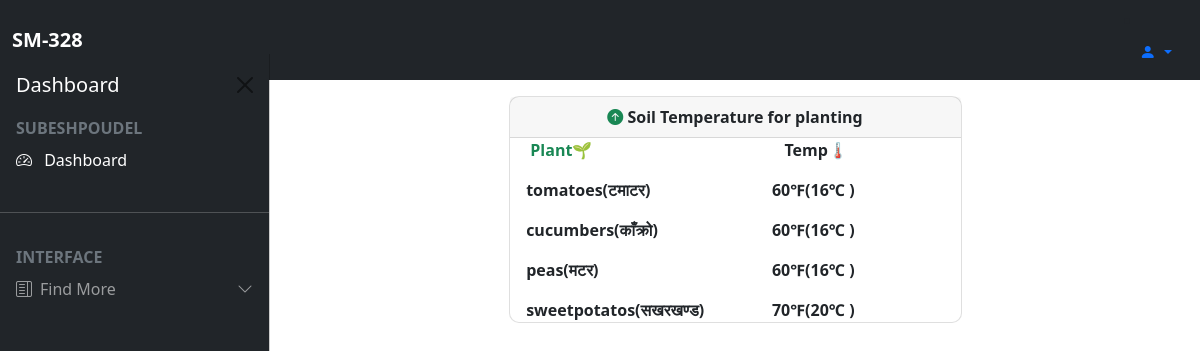
The page /soiltempdata/ (signed in) on the database its author committed.
### iotapp/models.py (models this page shows)
class CustomUser(AbstractUser):
    token=models.CharField(max_length=17)

class Vegetable(models.Model):
    tarkari = models.CharField(max_length=100)
    temperature = models.CharField(max_length=10)

### iotapp/views.py (the view)
# urls.py: path('soiltempdata/',views.soiltempdata,name='soiltempdata'),
def soiltempdata(request):
    vegetables = Vegetable.objects.all()
    return render(request,"soiltemperature.html",{'vegetables': vegetables})

### templates/soiltemperature.html
{% extends "base.html" %}
{% load static %}
{% block content %}
{% if user.is_authenticated %}
<main class="mt-5 pt-5">
    <div class="row justify-content-center">
        <div class="col-md-6 mb-3">
        <div class="card custom-rounded-card mb-4">
        <div class="card-header text-center fw-bold">
          <strong><i class="bi bi-arrow-up-circle-fill text-success"></strong></i>&nbsp;Soil Temperature for planting
        </div>
        <div class="row">
          <div class="col-6 text-right">
              <p class="card-text fw-bold text-success ml-4">&nbsp; &nbsp;&nbsp;&nbsp;Plant🌱</p>
              {% for vegetable in vegetables %}
              <p class="card-text fw-bold">&nbsp; &nbsp;&nbsp;{{ vegetable.tarkari }}</p>
              {% endfor %}
          </div>
          <div class="col-6 text-left">
            <p class="card-text fw-bold text-right">&nbsp; &nbsp;&nbsp; &nbsp;&nbsp; &nbsp;Temp🌡</p>
            {% for vegetable in vegetables %}
            <p class="card-text fw-bold">&nbsp; &nbsp;&nbsp; &nbsp;{{ vegetable.temperature }}</p>
            {% endfor %}
          </div>
      </div>
      </div>
      </div>
      </div>
</main>
{% endif %}
{% endblock %}

### templates/base.html (shortened to what this page needs)
{% load static %}
<!DOCTYPE html>
<html lang="en">
<head>
<link href="https://cdn.jsdelivr.net/npm/bootstrap@5.0.2/dist/css/bootstrap.min.css" rel="stylesheet">
<link rel="stylesheet" type="text/css" href="{% static '/css/style.css' %}">
<link rel="stylesheet" href="https://cdn.jsdelivr.net/npm/bootstrap-icons@1.10.3/font/bootstrap-icons.css">
<link rel="stylesheet" href="https://stackpath.bootstrapcdn.com/font-awesome/4.7.0/css/font-awesome.min.css">
</head>
<body>
<nav class="navbar navbar-expand-lg navbar-dark bg-dark fixed-top">
<div class="container-fluid">
<a class="navbar-brand me-auto fw-bold text-uppercase" href="{%url 'dashboard'%}">SM-328</a>
<li class="nav-item dropdown">
<a class="nav-link dropdown-toggle" href="#" id="navbarDropdown" role="button" data-bs-toggle="dropdown" aria-expanded="false">
<i class="bi bi-person-fill"></i>
</a>
</li>
</div>
</nav>
<div class="offcanvas offcanvas-start sidebar-nav bg-dark text-white" tabindex="-1" id="offcanvasExample" aria-labelledby="offcanvasExampleLabel">
<div class="offcanvas-header">
<h5 class="offcanvas-title" id="offcanvasExampleLabel">Dashboard</h5>
<button type="button" class="btn-close text-reset" data-bs-dismiss="offcanvas" aria-label="Close"></button>
</div>
<div class="offcanvas-body p-0">
<nav class="navbar-dark">
<ul class="navbar-nav">
    <li>
        {% if user.is_authenticated %}
        <div class="text-muted medium fw-bold text-uppercase px-3">
            {{user.username}}
        </div>
        {% else %}
        <div class="text-muted medium fw-bold text-uppercase px-3">
            CORE
        </div>
        {% endif %}
    </li>
    <li>
        <a href="{% url 'dashboard' %}" class="nav-link px-3 active">
            <span class="me-3">
            <i class="bi bi-speedometer2">
            </i>
            <span class="px-2">Dashboard</span>
            </span>
        </a>
    </li>
    <li class="my-4">
        <hr class="dropdown-divider">
    </li>
    <li>
        <div class="text-muted medium fw-bold text-uppercase px-3">
        Interface
        </div>
    </li>
    <li>
        <a class="nav-link px-3 sidebar-link" data-bs-toggle="collapse" href="#collapseExample" role="button" aria-expanded="false" aria-controls="collapseExample">
        <span class="me-2"><i class="bi bi-layout-text-sidebar"></i></span>
        <span>Find More</span>
        <span class="right-icon ms-auto">
            <i class="bi bi-chevron-down"></i>
        </span>
        </a>
    </li>
</ul>
</nav>
</div>
</div>
{% block content %}
{% endblock %}
</body>
</html>

### statics/css/style.css (style rules this page uses)
:root { --offcanvas-width: 270px; --topNavbarHeight: 54px; }
.sidebar-nav { width: var(--offcanvas-width); }
.sidebar-link { display: flex; align-items: center; }
.sidebar-link .right-icon { display: inline-flex; transition: all ease 0.25s; }
@media (min-width:992px) { body { overflow: auto !important; } }
@media (min-width:992px) { main { margin-left: var(--offcanvas-width); } }
@media (min-width:992px) { .sidebar-nav { transform: none; visibility: visible !important; top: var(--topNavbarHeight); height: calc(100% - var(--topNavbarHeight)); } }
.custom-rounded-card { border-radius: 10px; }

### rows shown on the page
CustomUser: username "SUBESHPOUDEL"
Vegetable: tarkari "tomatoes(टमाटर)", temperature "60℉(16℃ )"
Vegetable: tarkari "cucumbers(काँक्रो)", temperature "60℉(16℃ )"
Vegetable: tarkari "peas(मटर)", temperature "60℉(16℃ )"
Vegetable: tarkari "sweetpotatos(सखरखण्ड)", temperature "70℉(20℃ )"
